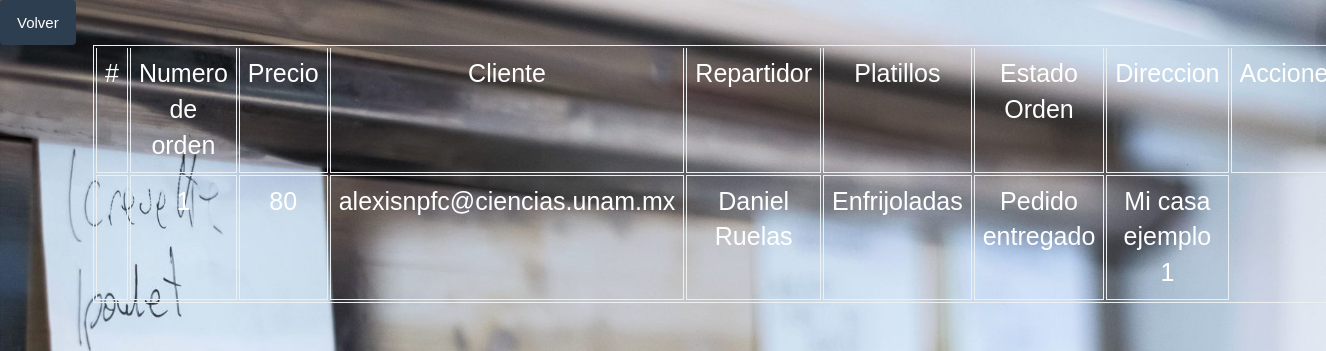
/repartidor/ordenes-realizadas/ (signed in), run on an earlier commit of the app's database.
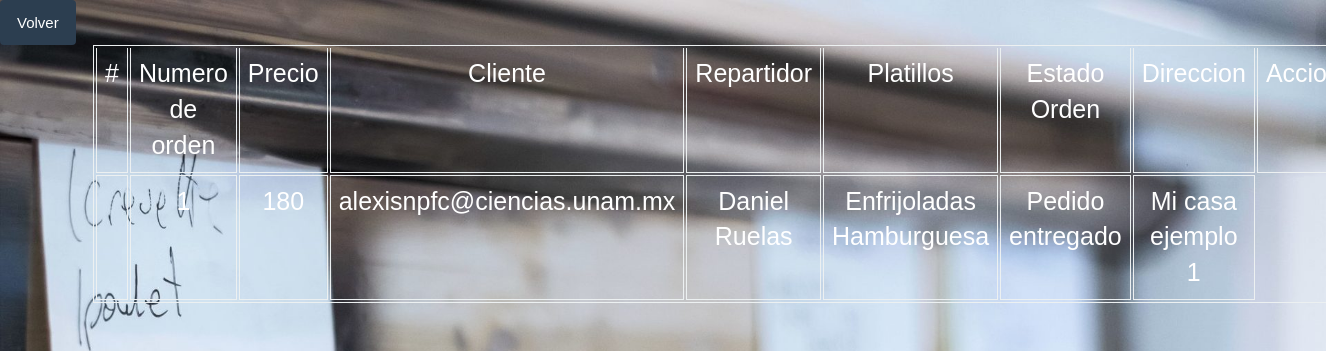
And on a later commit of the database.
### administrador/models.py (models this page shows)
class Orden(models.Model):
	id_orden = models.AutoField(primary_key=True)
	precio_orden = models.IntegerField(null=False, default = 0)
	id_cliente_orden = models.ForeignKey('cliente.Cliente', on_delete=models.SET_DEFAULT, default=0)
	id_repartidor_orden = models.ForeignKey('repartidor.Repartidor',on_delete= models.SET_NULL, blank =True,  null=True)
	id_platillo_orden  = models.ManyToManyField('platillo.Platillo', null=True)
	id_estado_orden =    models.ForeignKey('EstadoOrden',  on_delete=models.SET_DEFAULT, default=0)
	direccion_entrega_orden  = models.ForeignKey('cliente.Direccion', null=True, on_delete=models.CASCADE)
	class Meta:
		db_table = 'orden'
		verbose_name_plural = "Ordenes"

class EstadoOrden(models.Model):
	id_estado = models.IntegerField(primary_key=True)
	descripcion_estado = models.CharField(max_length=30)
	class Meta:
		db_table = 'estado_orden'
		verbose_name_plural = "EstadosOrden"
	def __str__(self):
		return '{}'.format(self.descripcion_estado)

### cliente/models.py (models this page shows)
class Cliente(models.Model):
    user_cliente = models.OneToOneField(User, on_delete=models.CASCADE, unique=True)
    id_cliente = models.AutoField(primary_key=True, db_column='id_cliente')
    nombre_cliente = models.CharField(max_length=64)
    apellido_pa_cliente = models.CharField(max_length=100)
    apellido_ma_cliente = models.CharField(max_length=100)
    telefono_cliente = models.CharField(max_length=10)
    def __str__(self):
        return str(self.user_cliente)
    class Meta:
        db_table = 'cliente'
        verbose_name_plural = "Clientes"

class Direccion(models.Model):
    id_direccion = models.IntegerField(primary_key=True)
    id_cliente =  models.ForeignKey(Cliente, models.DO_NOTHING)
    descripcion_direccion = models.CharField(max_length=200)
    class Meta:
        db_table = 'direccion'
        verbose_name_plural = "Direcciones"
        unique_together = (('id_cliente', 'descripcion_direccion' ))
    def __str__(self):
        return '{}'.format(self.descripcion_direccion)

### repartidor/models.py (models this page shows)
class Repartidor(models.Model):
	user = models.OneToOneField(User, on_delete=models.CASCADE, unique=True)
	id_repatidor = models.AutoField(primary_key=True, db_column='id_repatidor')
	nombre_repartidor = models.CharField(max_length=64)
	apellido_paterno_repartidor = models.CharField(max_length=100)
	apellido_materno_repartidor = models.CharField(max_length=100)
	def __str__(self):
		return self.nombre_repartidor + " " + self.apellido_paterno_repartidor
	class Meta:
		db_table = 'repartidor'
		verbose_name_plural = "Repartidores"

### platillo/models.py (models this page shows, shortened)
class Platillo(models.Model):
    id = models.AutoField(primary_key=True)
    nombre = models.CharField(max_length=200, unique=True)
    descripcion = models.CharField(max_length=500, null=True)
    precio = models.FloatField(null=False, default=0)
    imagen = models.ImageField(null=True, upload_to=directorio_imagen)
    categoria = models.ForeignKey(
        'categoria.Categoria', on_delete=models.CASCADE)
    def __str__(self):
        return self.nombre
    class Meta:
        db_table = 'platillo'
        verbose_name_plural = "Platillos"

### repartidor/views.py (the view)
# urls.py: path("ordenes-realizadas/", ordenes_realizadas, name="ordenes_realizadas"),
@staff_member_required
def ordenes_realizadas(request):
    repartidor = Repartidor.objects.get(user=request.user)
    estado = EstadoOrden.objects.get(id_estado=5)
    ordenes_realizadas = Orden.objects.filter(id_repartidor_orden=repartidor, id_estado_orden=estado).order_by('id_orden')
    contexto = {'ordenes' : ordenes_realizadas}
    return render(request, "repartidor/ordenes_realizadas.html", contexto)

### templates/repartidor/ordenes_realizadas.html (shortened to what this page needs)
{% load static %}
<!DOCTYPE html>
<html>
<head>
	<link rel="stylesheet" href="{% static 'css/bootstrap.min.css' %}">
	<link rel="stylesheet" href="{% static 'css/ordenes/lista_ordenes.css' %}">
</head>
<body>
<div class="return-btn" style="text-align: start">
        <a class="btn btn-primary" href="{% url 'repartidor:index_repartidor' %}">Volver</a>
</div>
<div class="container">
<table class="table table-bordered">
	<thead>
		<tr>
			<td>#</td>
			<td>Numero de orden</td>
			<td>Precio</td>
			<td>Cliente</td>
			<td>Repartidor</td>
			<td>Platillos</td>
			<td>Estado Orden</td>
			<td>Direccion</td>
			<td>Acciones</td>
		</tr>
	</thead>
	<tbody>
		{% if ordenes %}
		{% for orden in ordenes%}
		<tr>
			<td></td>
			<td>{{orden.id_orden}}</td>
			<td>{{orden.precio_orden}}</td>
			<td>{{orden.id_cliente_orden}}</td>
			<td>{{orden.id_repartidor_orden}}</td>
			<td>
			{% for platillo in orden.id_platillo_orden.all %}
				{{platillo}}
			{% endfor %}
			</td>
			<td>{{orden.id_estado_orden}}</td>
			<td>{{orden.direccion_entrega_orden}}</td>
		</tr>
		{% endfor %}
		{% else %}
		<h1>No tienes órdenes realizadas</h1>
		{% endif %}
	</tbody>
</table>
</div>
</body>
</html>

What changed in the data, as far as the page shows it:
changed Orden "alexisnpfc@ciencias.unam.mx": gains Platillo (nombre "Hamburguesa"); precio_orden "80" → "180"
